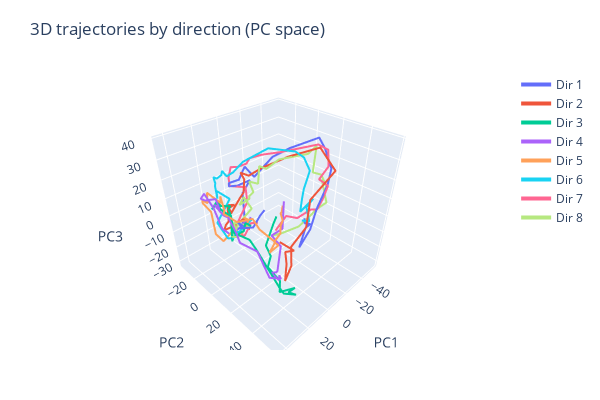

The code cell stored with this chart in its notebook:
### Code cell
T = low_d_trajectory.shape[1]
fig = go.Figure()

for ii in range(8):
    fig.add_trace(go.Scatter3d(
        x=low_d_trajectory[0, :, ii],
        y=low_d_trajectory[1, :, ii],
        z=low_d_trajectory[2, :, ii],
        mode="lines",
        name=f"Dir {ii+1}",
        line=dict(width=4),
        customdata=np.arange(T),  # to show time index on hover
        hovertemplate="t=%{customdata}<extra>%{fullData.name}</extra>",
    ))

fig.update_layout(
    title="3D trajectories by direction (PC space)",
    width=600,   
    height=400,  
    margin=dict(l=50, r=50, t=70, b=50),
    scene=dict(
        xaxis_title="PC1",
        yaxis_title="PC2",
        zaxis_title="PC3",
        aspectmode="cube"  
    )
)
fig.show()
